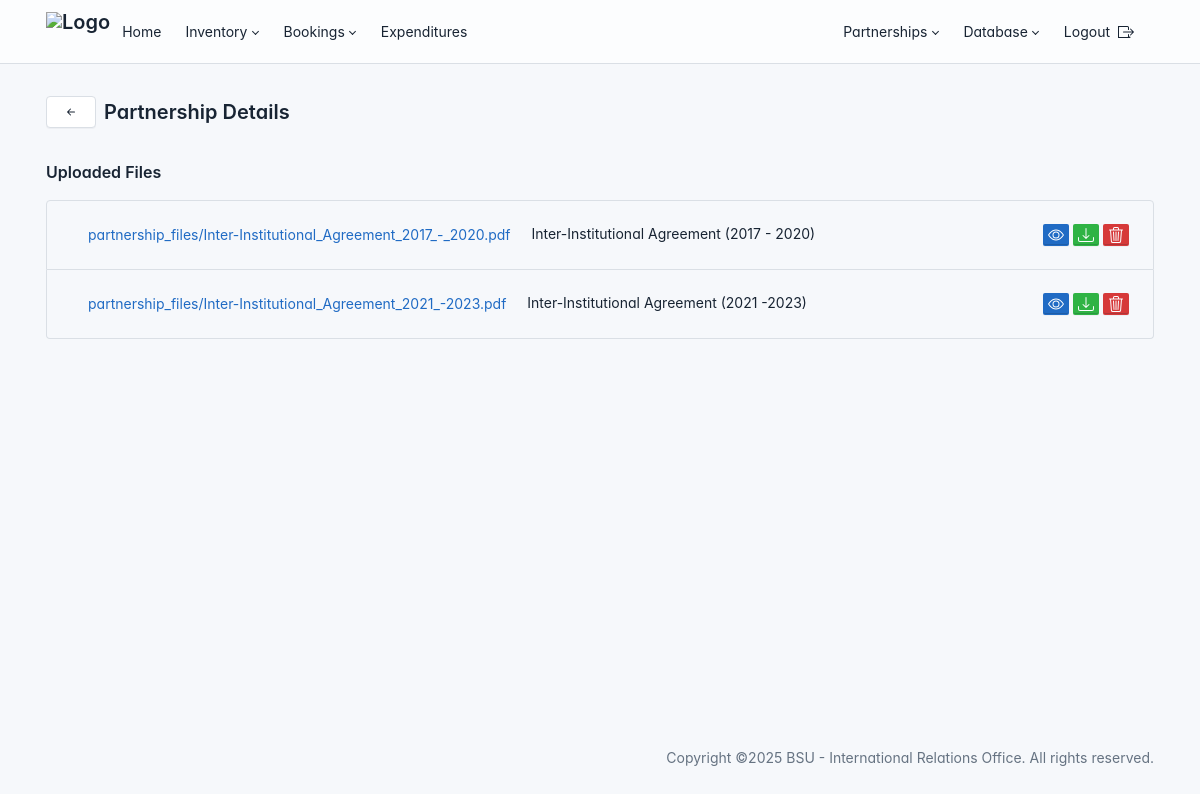
The page /administrator/partnership/4/ (signed in) on the database its author committed.
### administrator/models.py (models this page shows, shortened)
class PartnershipFiles(models.Model):
    partnership = models.ForeignKey(Partnership, on_delete=models.CASCADE, related_name='files')
    file = models.FileField(upload_to='partnership_files/')
    description = models.TextField(blank=True, null=True)

### administrator/views.py (the view, shortened to what this page needs)
# urls.py: path('partnership/<int:partnership_id>/', views.partnership_detail, name='partnership_detail'),
def partnership_detail(request, partnership_id):
    partnership = get_object_or_404(Partnership, id=partnership_id)
    partnership_files = partnership.files.all()  # Get the files related to this partnership
    continent_choices = Partnership.CONTINENT_CHOICES
    status_choices = Partnership.STATUS_CHOICES
    context = {
        'partnership': partnership,
        'partnership_files': partnership_files,
        'continent_choices': continent_choices,
        'status_choices': status_choices,
    }
    return render(request, 'administrator/partnership_detail.html', context)

### templates/administrator/partnership_detail.html (shortened to what this page needs)
{% extends "administrator/base.html" %}
{% block content %}
<div class="container mt-5">
    <div class="col d-flex align-items-center mb-2">
        <a id="backButton" href="/administrator/partnerships" class="btn btn-outline" aria-label="Go Back">
            <svg xmlns="http://www.w3.org/2000/svg" width="16" height="16" fill="currentColor" class="bi bi-arrow-left-short" viewBox="0 0 16 16">
                <path fill-rule="evenodd" d="M12 8a.5.5 0 0 1-.5.5H5.707l2.147 2.146a.5.5 0 0 1-.708.708l-3-3a.5.5 0 0 1 0-.708l3-3a.5.5 0 1 1 .708.708L5.707 7.5H11.5a.5.5 0 0 1 .5.5"/>
            </svg>
        </a>
        <h1 class="page-title mb-0 ms-2">Partnership Details</h1>
    </div>
    <div class="mt-5">
        <h3>Uploaded Files</h3>
        {% if partnership_files %}
            <ul class="list-group">
                {% for file in partnership_files %}
                    <li class="list-group-item d-flex justify-content-between align-items-center">
                        <div>
                            <a href="{{ file.file.url }}" class="btn btn-link" download>{{ file.file.name }}</a>
                            <span class="file-description">{{ file.description }}</span>
                        </div>
                        <div>
                            <a href="{{ file.file.url }}" target="_blank" class="btn btn-sm btn-primary">
                            </a>
                            <a href="{{ file.file.url }}" class="btn btn-sm btn-success" download>
                            </a>
                            <form method="post" class="delete-file-form d-inline">
                                <button type="button" class="btn btn-sm btn-danger open-confirm-modal" aria-label="Delete File" data-file-id="{{ file.id }}">
                                </button>
                            </form>
                        </div>
                    </li>
                {% endfor %}
            </ul>
        {% else %}
            <p>No files available.</p>
        {% endif %}
    </div>
</div>
{% endblock content %}

### templates/administrator/base.html (style rules this page uses)
:root { --tblr-font-sans-serif: 'Inter Var', -apple-system, BlinkMacSystemFont, San Francisco, Segoe UI, Roboto, Helvetica Neue, sans-serif; }
body { font-feature-settings: "cv03", "cv04", "cv11"; }

### rows shown on the page
PartnershipFiles: file.name "partnership_files/Inter-Institutional_Agreement_2017_-_2020.pdf", description "Inter-Institutional Agreement (2017 - 2020)"
PartnershipFiles: file.name "partnership_files/Inter-Institutional_Agreement_2021_-2023.pdf", description "Inter-Institutional Agreement (2021 -2023)"
